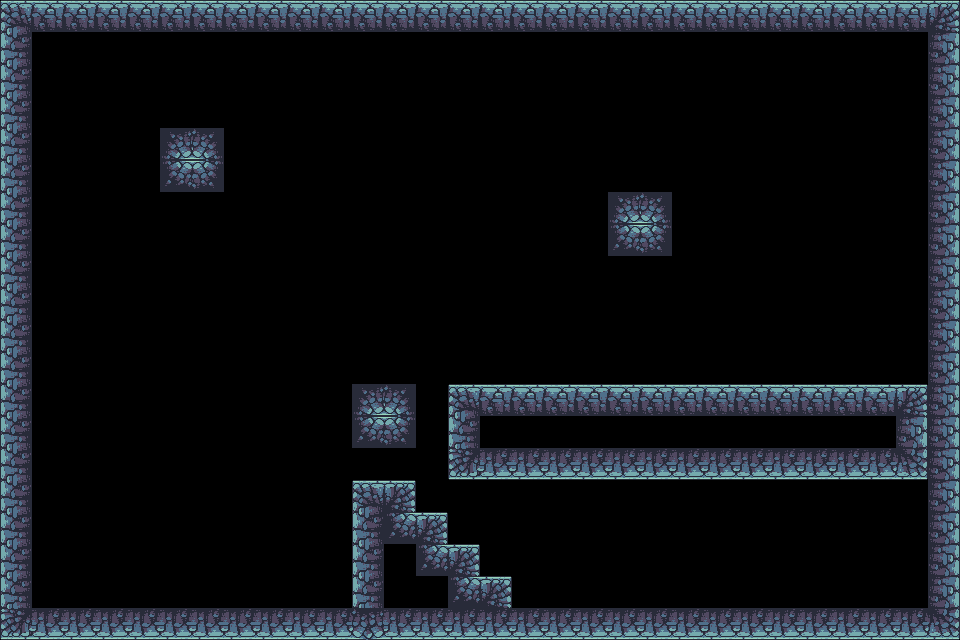

Below is a game level as drawn by its tile map, then a one-line description and the .tmx file that defines it, in full:
An orthogonal 30x20 tile map with 32x32 px tiles, 1 tile layer (bricks), 1 hidden layer not drawn.

<map version="1.10" tiledversion="1.10.0" orientation="orthogonal" renderorder="right-down" width="30" height="20" tilewidth="32" tileheight="32" infinite="0" nextlayerid="3" nextobjectid="1">
 <editorsettings>
  <export target="map-1.tmj" format="json" />
 </editorsettings>
 <tileset firstgid="1" name="bluish-tiles" tilewidth="32" tileheight="32" tilecount="49" columns="7">
  <image source="../bluish-tiles.png" width="224" height="224" />
 </tileset>
 <layer id="2" name="wall" width="30" height="20" visible="0">
  <data encoding="csv">
9,9,9,9,9,9,9,9,9,9,9,9,9,9,9,9,9,9,9,9,9,9,9,9,9,9,9,9,9,9,
9,9,9,9,9,9,9,9,9,9,9,9,9,9,9,9,9,9,9,9,9,9,9,9,9,9,9,9,9,9,
9,9,9,9,9,9,9,9,9,9,9,9,9,9,9,9,9,9,9,9,9,9,9,9,9,9,9,9,9,9,
9,9,9,9,9,9,9,9,9,9,9,9,9,9,9,9,9,9,9,9,9,9,9,9,9,9,9,9,9,9,
9,9,9,9,9,9,9,9,9,9,9,9,9,9,9,9,9,9,9,9,9,9,9,9,9,9,9,9,9,9,
9,9,9,9,9,9,9,9,9,9,9,9,9,9,9,9,9,9,9,9,9,9,9,9,9,9,9,9,9,9,
9,9,9,9,9,9,9,9,9,9,9,9,9,9,9,9,9,9,9,9,9,9,9,9,9,9,9,9,9,9,
9,9,9,9,9,9,9,9,9,9,9,9,9,9,9,9,9,9,9,9,9,9,9,9,9,9,9,9,9,9,
9,9,9,9,9,9,9,9,9,9,9,9,9,9,9,9,9,9,9,9,9,9,9,9,9,9,9,9,9,9,
9,9,9,9,9,9,9,9,9,9,9,9,9,9,9,9,9,9,9,9,9,9,9,9,9,9,9,9,9,9,
9,9,9,9,9,9,9,9,9,9,9,9,9,9,9,9,9,9,9,9,9,9,9,9,9,9,9,9,9,9,
9,9,9,9,9,9,9,9,9,9,9,9,9,9,9,9,9,9,9,9,9,9,9,9,9,9,9,9,9,9,
9,9,9,9,9,9,9,9,9,9,9,9,9,9,9,9,9,9,9,9,9,9,9,9,9,9,9,9,9,9,
9,9,9,9,9,9,9,9,9,9,9,9,9,9,9,9,9,9,9,9,9,9,9,9,9,9,9,9,9,9,
9,9,9,9,9,9,9,9,9,9,9,9,9,9,9,9,9,9,9,9,9,9,9,9,9,9,9,9,9,9,
9,9,9,9,9,9,9,9,9,9,9,9,9,9,9,9,9,9,9,9,9,9,9,9,9,9,9,9,9,9,
9,9,9,9,9,9,9,9,9,9,9,9,9,9,9,9,9,9,9,9,9,9,9,9,9,9,9,9,9,9,
9,9,9,9,9,9,9,9,9,9,9,9,9,9,9,9,9,9,9,9,9,9,9,9,9,9,9,9,9,9,
9,9,9,9,9,9,9,9,9,9,9,9,9,9,9,9,9,9,9,9,9,9,9,9,9,9,9,9,9,9,
9,9,9,9,9,9,9,9,9,9,9,9,9,9,9,9,9,9,9,9,9,9,9,9,9,9,9,9,9,9
</data>
 </layer>
 <layer id="1" name="bricks" width="30" height="20">
  <data encoding="csv">
1,2,2,2,2,2,2,2,2,2,2,2,2,2,2,2,2,2,2,2,2,2,2,2,2,2,2,2,2,3,
8,0,0,0,0,0,0,0,0,0,0,0,0,0,0,0,0,0,0,0,0,0,0,0,0,0,0,0,0,10,
8,0,0,0,0,0,0,0,0,0,0,0,0,0,0,0,0,0,0,0,0,0,0,0,0,0,0,0,0,10,
8,0,0,0,0,0,0,0,0,0,0,0,0,0,0,0,0,0,0,0,0,0,0,0,0,0,0,0,0,10,
8,0,0,0,0,5,6,0,0,0,0,0,0,0,0,0,0,0,0,0,0,0,0,0,0,0,0,0,0,10,
8,0,0,0,0,12,13,0,0,0,0,0,0,0,0,0,0,0,0,0,0,0,0,0,0,0,0,0,0,10,
8,0,0,0,0,0,0,0,0,0,0,0,0,0,0,0,0,0,0,5,6,0,0,0,0,0,0,0,0,10,
8,0,0,0,0,0,0,0,0,0,0,0,0,0,0,0,0,0,0,12,13,0,0,0,0,0,0,0,0,10,
8,0,0,0,0,0,0,0,0,0,0,0,0,0,0,0,0,0,0,0,0,0,0,0,0,0,0,0,0,10,
8,0,0,0,0,0,0,0,0,0,0,0,0,0,0,0,0,0,0,0,0,0,0,0,0,0,0,0,0,10,
8,0,0,0,0,0,0,0,0,0,0,0,0,0,0,0,0,0,0,0,0,0,0,0,0,0,0,0,0,10,
8,0,0,0,0,0,0,0,0,0,0,0,0,0,0,0,0,0,0,0,0,0,0,0,0,0,0,0,0,10,
8,0,0,0,0,0,0,0,0,0,0,5,6,0,1,2,2,2,2,2,2,2,2,2,2,2,2,2,3,10,
8,0,0,0,0,0,0,0,0,0,0,12,13,0,8,0,0,0,0,0,0,0,0,0,0,0,0,0,10,10,
8,0,0,0,0,0,0,0,0,0,0,0,0,0,15,16,16,16,16,16,16,16,16,16,16,16,16,16,17,10,
8,0,0,0,0,0,0,0,0,0,0,1,3,0,0,0,0,0,0,0,0,0,0,0,0,0,0,0,0,10,
8,0,0,0,0,0,0,0,0,0,0,8,12,3,0,0,0,0,0,0,0,0,0,0,0,0,0,0,0,10,
8,0,0,0,0,0,0,0,0,0,0,8,0,12,3,0,0,0,0,0,0,0,0,0,0,0,0,0,0,10,
8,0,0,0,0,0,0,0,0,0,0,8,0,0,12,3,0,0,0,0,0,0,0,0,0,0,0,0,0,10,
15,16,16,16,16,16,16,16,16,16,16,28,16,16,16,16,16,16,16,16,16,16,16,16,16,16,16,16,16,17
</data>
 </layer>
</map>